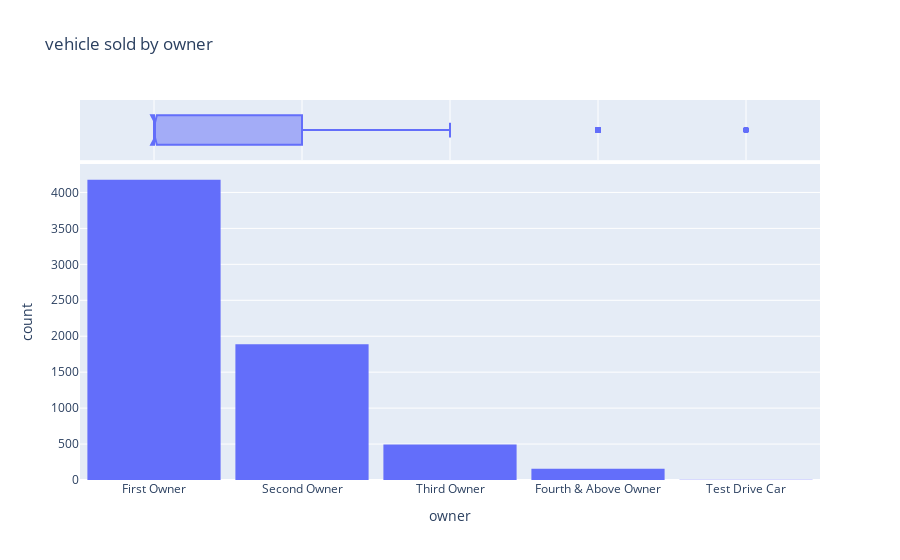

Source (notebook cell):
### Markdown cell above
Plotting another histogram to see dataset distribution among different types of owners

### Code cell
fig = px.histogram(df,
x='owner',
marginal='box',

nbins=5,

title='vehicle sold by owner')
fig.update_layout(bargap=0.1)
fig.show()

### Figure 1 — Plotly figure (JSON) as saved in the notebook; plotly's stock layout.template omitted (floating-point values rounded to 4 significant figures; data arrays with more than 128 entries replaced by an {"elided": "..."} marker saying what was removed)
{"data": [{"alignmentgroup": "True", "bingroup": "x", "hovertemplate": "owner=%{x}<br>count=%{y}<extra></extra>", "legendgroup": "", "marker": {"color": "#636efa", "pattern": {"shape": ""}}, "name": "", "nbinsx": 5, "offsetgroup": "", "orientation": "v", "showlegend": false, "type": "histogram", "x": {"elided": "6717 str values"}, "xaxis": "x", "yaxis": "y"}, {"alignmentgroup": "True", "hovertemplate": "owner=%{x}<extra></extra>", "legendgroup": "", "marker": {"color": "#636efa"}, "name": "", "notched": true, "offsetgroup": "", "showlegend": false, "type": "box", "x": {"elided": "6717 str values"}, "xaxis": "x2", "yaxis": "y2"}], "layout": {"bargap": 0.1, "barmode": "relative", "legend": {"tracegroupgap": 0}, "title": {"text": "vehicle sold by owner"}, "xaxis": {"anchor": "y", "domain": [0, 1], "title": {"text": "owner"}}, "xaxis2": {"anchor": "y2", "domain": [0, 1], "matches": "x", "showgrid": true, "showticklabels": false}, "yaxis": {"anchor": "x", "domain": [0, 0.8316], "title": {"text": "count"}}, "yaxis2": {"anchor": "x2", "domain": [0.8416, 1], "matches": "y2", "showgrid": false, "showline": false, "showticklabels": false, "ticks": ""}}}
